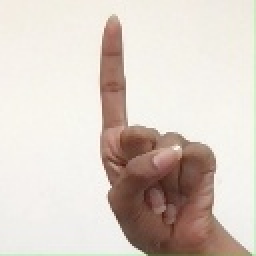
#> input picture Data Set/1/39.jpg, 128 x 128 px, found by its file name (shown 2 times larger)
$ python image.py
#> lines starting #> are read from the running program, lines starting #| are printed output that depends on the picture; after the words box and inside, x2 and y2 are one past the last pixel; in counts of white or black regions, pixels touching at a corner belong together
#> further down, image is the input picture: shape (128, 128, 3); mean B, G, R 198.3, 206.9, 217.7
import cv2
import numpy as np

def get_canny_edge(image):
    # Convert image to grayscale
    grayImage = cv2.cvtColor(image, cv2.COLOR_BGR2GRAY)
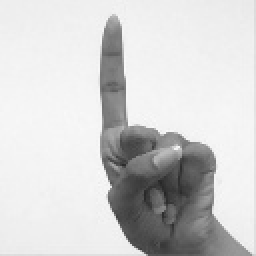
#> grayImage: shape (128, 128) (shown 2 times larger); min 37, max 250, mean 209.2
    cv2.imshow("Grayscale Image", grayImage)

    # Convert from RGB to HSV
    HSVImage = cv2.cvtColor(image, cv2.COLOR_BGR2HSV)
#> HSVImage: shape (128, 128, 3); mean H, S, V 19.6, 32, 218.2
    cv2.imshow("HSV Image", HSVImage)

    # Finding pixels with intensity of skin
    lowerBoundary = np.array([0, 40, 30], dtype="uint8")
    upperBoundary = np.array([43, 255, 254], dtype="uint8")
    skinMask = cv2.inRange(HSVImage, lowerBoundary, upperBoundary)
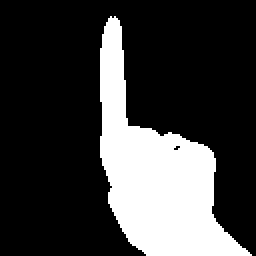
#> skinMask: shape (128, 128) (shown 2 times larger); 23.8% white; 1 white region, box (x1, y1, x2, y2) and area: (50, 8, 126, 128) 3895
    cv2.imshow("Skin Mask", skinMask)

    # Blurring and applying mask to grayscale image
    skinMask = cv2.addWeighted(skinMask, 0.5, skinMask, 0.5, 0.0)
    skinMask = cv2.medianBlur(skinMask, 3)
#> skinMask: shape (128, 128); 23.8% white; 1 white region, box (x1, y1, x2, y2) and area: (50, 8, 126, 128) 3901
    skin = cv2.bitwise_and(grayImage, grayImage, mask=skinMask)
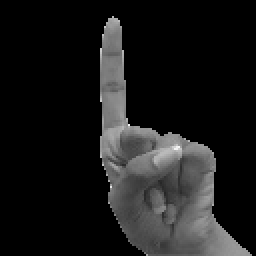
#> skin: shape (128, 128) (shown 2 times larger); min 0, max 247, mean 25.5
    cv2.imshow("Masked Grayscale (Skin Region)", skin)

    # Canny edge detection
    canny = cv2.Canny(skin, 60, 60)
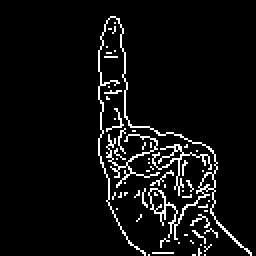
#> canny: shape (128, 128) (shown 2 times larger); 5.9% white in thin lines or dots, all inside (x1, y1, x2, y2) = (49, 8, 126, 128)
    cv2.imshow("Canny Edges", canny)

    return canny, skin

def get_SURF_descriptors(canny):
    # Initialize SURF (requires OpenCV with xfeatures2d module)
#> (the run stopped early here; a loop or call above may not have finished)

$ run again, with Data Set/1/0.jpg copied over Data Set/1/39.jpg
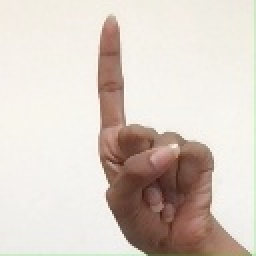
#> input picture Data Set/1/0.jpg, 128 x 128 px, found by its file name (shown 2 times larger)
#> image is the input picture: shape (128, 128, 3); mean B, G, R 198.1, 206.7, 217.5
#> HSVImage: shape (128, 128, 3); mean H, S, V 19.6, 31.9, 217.9
#> in get_canny_edge, `skinMask = cv2.inRange(HSVImage, lowerBoundary, upperBoundary)`:
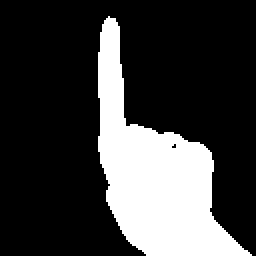
#> skinMask: shape (128, 128) (shown 2 times larger); 23.8% white; 1 white region, box (x1, y1, x2, y2) and area: (49, 8, 126, 128) 3904
#> in get_canny_edge, `canny = cv2.Canny(skin, 60, 60)`:
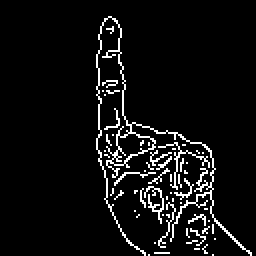
#> canny: shape (128, 128) (shown 2 times larger); 6.1% white in thin lines or dots, all inside (x1, y1, x2, y2) = (48, 8, 126, 128)
